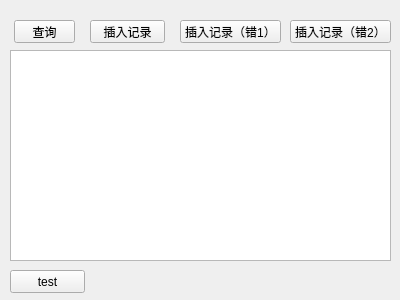
<?xml version="1.0" encoding="UTF-8"?>
<ui version="4.0">
 <class>Widget</class>
 <widget class="QWidget" name="Widget">
  <property name="geometry">
   <rect>
    <x>0</x>
    <y>0</y>
    <width>400</width>
    <height>300</height>
   </rect>
  </property>
  <property name="windowTitle">
   <string>Widget</string>
  </property>
  <widget class="QPushButton" name="pushButton">
   <property name="geometry">
    <rect>
     <x>90</x>
     <y>20</y>
     <width>75</width>
     <height>23</height>
    </rect>
   </property>
   <property name="text">
    <string>插入记录</string>
   </property>
  </widget>
  <widget class="QPushButton" name="pushButton_2">
   <property name="geometry">
    <rect>
     <x>180</x>
     <y>20</y>
     <width>101</width>
     <height>23</height>
    </rect>
   </property>
   <property name="text">
    <string>插入记录（错1）</string>
   </property>
  </widget>
  <widget class="QPushButton" name="pushButton_3">
   <property name="geometry">
    <rect>
     <x>290</x>
     <y>20</y>
     <width>101</width>
     <height>23</height>
    </rect>
   </property>
   <property name="text">
    <string>插入记录（错2）</string>
   </property>
  </widget>
  <widget class="QPushButton" name="pushButton_4">
   <property name="geometry">
    <rect>
     <x>14</x>
     <y>20</y>
     <width>61</width>
     <height>23</height>
    </rect>
   </property>
   <property name="text">
    <string>查询</string>
   </property>
  </widget>
  <widget class="QPlainTextEdit" name="plainTextEdit">
   <property name="geometry">
    <rect>
     <x>10</x>
     <y>50</y>
     <width>381</width>
     <height>211</height>
    </rect>
   </property>
  </widget>
  <widget class="QPushButton" name="pushButton_5">
   <property name="geometry">
    <rect>
     <x>10</x>
     <y>270</y>
     <width>75</width>
     <height>23</height>
    </rect>
   </property>
   <property name="text">
    <string>test</string>
   </property>
  </widget>
 </widget>
 <layoutdefault spacing="6" margin="11"/>
 <resources/>
 <connections/>
</ui>
